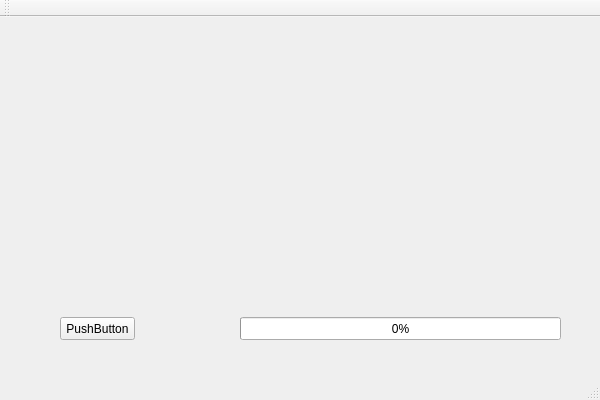
<?xml version="1.0" encoding="UTF-8"?>
<ui version="4.0">
 <class>MapDownloadClass</class>
 <widget class="QMainWindow" name="MapDownloadClass">
  <property name="geometry">
   <rect>
    <x>0</x>
    <y>0</y>
    <width>600</width>
    <height>400</height>
   </rect>
  </property>
  <property name="windowTitle">
   <string>MapDownload</string>
  </property>
  <widget class="QWidget" name="centralWidget">
   <widget class="QPushButton" name="pushButton">
    <property name="geometry">
     <rect>
      <x>60</x>
      <y>300</y>
      <width>75</width>
      <height>23</height>
     </rect>
    </property>
    <property name="text">
     <string>PushButton</string>
    </property>
   </widget>
   <widget class="QProgressBar" name="progressBar">
    <property name="geometry">
     <rect>
      <x>240</x>
      <y>300</y>
      <width>321</width>
      <height>23</height>
     </rect>
    </property>
    <property name="value">
     <number>0</number>
    </property>
   </widget>
   <widget class="QLabel" name="label_x">
    <property name="geometry">
     <rect>
      <x>60</x>
      <y>60</y>
      <width>54</width>
      <height>12</height>
     </rect>
    </property>
    <property name="text">
     <string/>
    </property>
   </widget>
   <widget class="QLabel" name="label_y">
    <property name="geometry">
     <rect>
      <x>170</x>
      <y>60</y>
      <width>54</width>
      <height>12</height>
     </rect>
    </property>
    <property name="text">
     <string/>
    </property>
   </widget>
   <widget class="QLabel" name="label_z">
    <property name="geometry">
     <rect>
      <x>300</x>
      <y>60</y>
      <width>54</width>
      <height>12</height>
     </rect>
    </property>
    <property name="text">
     <string/>
    </property>
   </widget>
   <widget class="QLabel" name="label_percent">
    <property name="geometry">
     <rect>
      <x>440</x>
      <y>60</y>
      <width>91</width>
      <height>21</height>
     </rect>
    </property>
    <property name="text">
     <string/>
    </property>
   </widget>
  </widget>
  <widget class="QMenuBar" name="menuBar">
   <property name="geometry">
    <rect>
     <x>0</x>
     <y>0</y>
     <width>600</width>
     <height>23</height>
    </rect>
   </property>
  </widget>
  <widget class="QToolBar" name="mainToolBar">
   <attribute name="toolBarArea">
    <enum>TopToolBarArea</enum>
   </attribute>
   <attribute name="toolBarBreak">
    <bool>false</bool>
   </attribute>
  </widget>
  <widget class="QStatusBar" name="statusBar"/>
 </widget>
 <layoutdefault spacing="6" margin="11"/>
 <resources>
  <include location="mapdownload.qrc"/>
 </resources>
 <connections/>
</ui>
